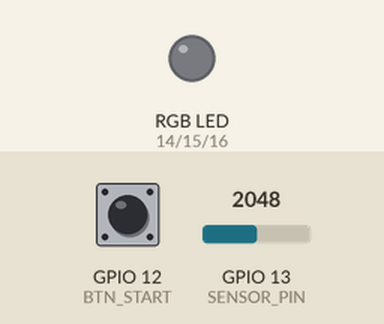
The sketch below on a simulated ESP32. On the bench: an RGB LED mixed from three pins (HIGH = lit). Inputs (shaded band) come from the test bench; at power-on: GPIO 12 (BTN_START) HIGH, GPIO 13 (SENSOR_PIN) = 2048. Dim RGB values are drawn brighter than linear; nothing arrives over Bluetooth unless stated; what the sketch prints to the serial monitor is not drawn.

Above: at 1.2 s.
1.3 s: GPIO 12 (BTN_START) pulled LOW for 0.15 s
At 2.41 s:
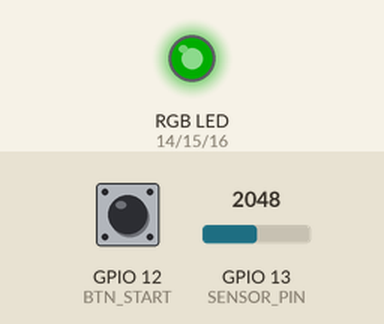
At 3.32 s:
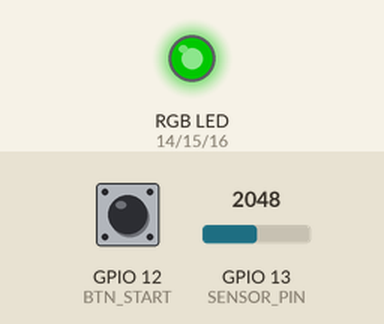
4.3 s: GPIO 13 (SENSOR_PIN) set to 491
At 4.54 s:
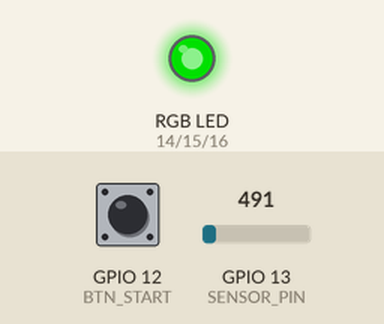
Timing chart, 0 to 32.2 s (numbered marks = the images above; inputs shaded):
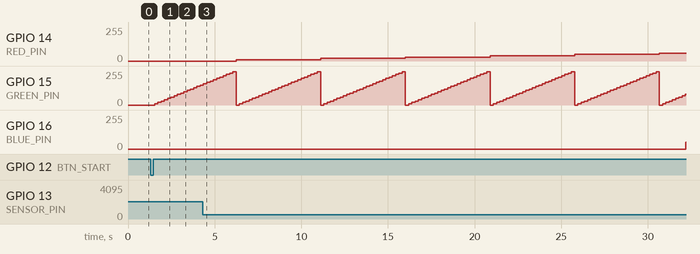

Measured:
- after the input at 1.3 s, GPIO 15 (GREEN_PIN): moves from 0/255 to 150/255 over 2.6 s, starting after 0.24 s
- after the input at 4.3 s, GPIO 16 (BLUE_PIN): stays 0/255 (without the input it goes to 10/255 after 8.3 s)

The sketch:

kinetic-eye12.ino
```cpp
/*
 * PROJECT: Kinetic Eye - Spectralmeter
 * FILE: KineticEye_Worker 10 (Corrected)
 * DATE: April 17, 2026
 * HARDWARE: ESP32-CAM (Damaged Camera Repurposed)
 * SENSOR: Single Light Module on GPIO 13
 */

#include "BluetoothSerial.h"

// Header Pins (Standard ESP32-CAM Layout)
#define RED_PIN    14
#define GREEN_PIN  15
#define BLUE_PIN   16
#define BTN_START  12
#define SENSOR_PIN 13

BluetoothSerial SerialBT;

void setup() {
  Serial.begin(115200);

  // Mandatory Project Header Print (Flash Optimized)
  Serial.println(F("--- PROJECT: Kinetic Eye ---"));
  Serial.print(F("FILE: ")); Serial.println(__FILE__);
  Serial.print(F("DATE: ")); Serial.println(__DATE__);
  Serial.print(F("TIME: ")); Serial.println(__TIME__);

  pinMode(RED_PIN, OUTPUT);
  pinMode(GREEN_PIN, OUTPUT);
  pinMode(BLUE_PIN, OUTPUT);
  pinMode(BTN_START, INPUT_PULLUP);

  // Initialize Bluetooth
  SerialBT.begin("Kinetic-Eye");
  Serial.println(F("Connect and press Scanner Button."));
}

void runSpectralScan() {
  // 1. THE RGB REFLECTANCE SWEEP
  for (int r = 0; r <= 250; r += 10) {
    for (int g = 0; g <= 250; g += 10) {
      for (int b = 0; b <= 250; b += 10) {
        analogWrite(RED_PIN, r);
        analogWrite(GREEN_PIN, g);
        analogWrite(BLUE_PIN, b);

        // Let the light stabilize
        delay(7);
        int val = analogRead(SENSOR_PIN);

        // Instant stream: R,G,B,Reflectance
        SerialBT.print(r); SerialBT.print(F(","));
        SerialBT.print(g); SerialBT.print(F(","));
        SerialBT.print(b); SerialBT.print(F(","));
        SerialBT.println(val);
      }
    }
  }

  // Kill visible light
  analogWrite(RED_PIN, 0);
  analogWrite(GREEN_PIN, 0);
  analogWrite(BLUE_PIN, 0);
  delay(200);

  // Signal phone to Beep, Vibrate, and save the file
  SerialBT.println(F("END_SCAN"));
}

void loop() {
  // Wait for the worker to trigger the scan
  if (digitalRead(BTN_START) == LOW) {
    delay(50); // Debounce
    runSpectralScan();

    // Prevent multiple triggers from one press
    while(digitalRead(BTN_START) == LOW) {
      delay(10);
    }
  }
}
```
